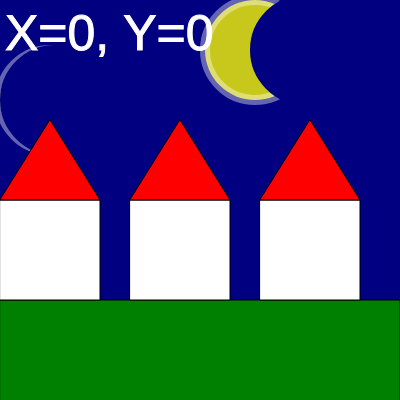
Frame 1 (no input)
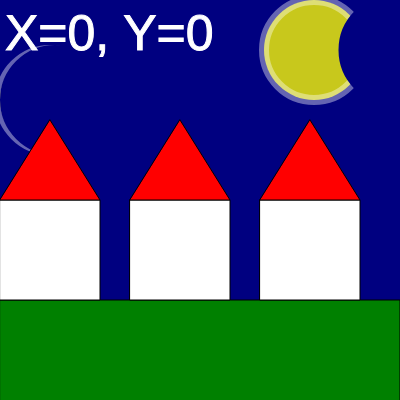
Frame 60 (no input)
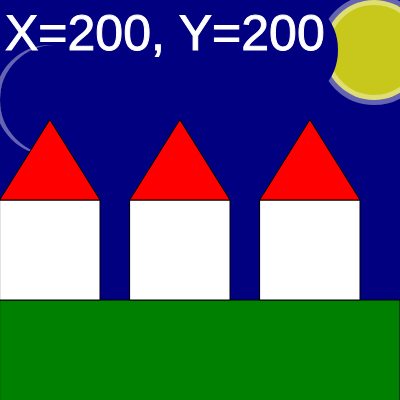
Frame 120 (the mouse pressed at the canvas centre since frame 60)

The p5.js sketch that drew these frames (run headless with seeded random() and noise() and a simulated clock; from frame 60 on, the mouse is pressed at the canvas centre):

// p5.js sketch
// ── sketch.js
let canvasXMax=400, canvasYMax=400;
let moonXpos=255;
let moonYpos=50;
let phase=50;
let diametro =100;

function setup() {
  createCanvas(canvasXMax, canvasYMax);
}

function draw() {
  background("navy");
  //moon
  colorMode(RGB);

  drawingMoon(moonXpos, moonYpos, 100, phase);
  // abbiamo disegnato la luna che si muove 
  // ora abbiamo un solo anchor point
  drawingMoon(50, 100, 100, 5);

  stroke(0);//black outline
  strokeWeight(1);//outline thickness
  fill("green");
  let y = 300;
  rect(0, y, canvasXMax, y);
  stroke(0);//black outline
  strokeWeight(1);//outline thickness
  let x_casa =0;
  let house_height = 100, house_width=100;
  for(let numero_case=0; numero_case<3; numero_case++){
    fill("white");
    rect(x_casa, y-house_height , house_width, house_height);
    fill("red");
    let roof_height=80;
    triangle(x_casa, y-house_height , x_casa+house_width, y-house_height, x_casa+(house_width/2), y-house_height-roof_height);
    x_casa += house_width+30;
  }
  //displays the x and y position of the mouse on the canvas
  stroke("white");
  strokeWeight(1);
  fill(255);//white text
  textSize(50)
  text(`X=${mouseX}, Y=${mouseY}`, 5, 50);
  moonXpos= (moonXpos+1)% canvasXMax;
  phase = phase+0.5;



  // if per far sì che la luna blu copra la luna gialla 
  if(phase > diametro){
    phase = -diametro;

  }
}


function drawingMoon(xMoon, yMoon, dMoon, phase){
  //codice che ci serve per disegnare la luna
  push();
  fill(255, 255, 0, 200);
  stroke(255, 255, 255, 100);
  strokeWeight(10); //large outline
  circle(xMoon, yMoon, dMoon);
  //overlappin circle
  translate(phase, 0)
  stroke("navy");
  fill("navy");
  circle(xMoon, yMoon,dMoon);
  pop()
}
// ── style.css
html, body {
  margin: 0;
  padding: 0;
  height: 100%;
  display: flex;
  justify-content: center;
  align-items: center;
}

h2 {
  position: absolute;
  top: 15px;
  left: 15px;
  margin: 0; /* Rimuove eventuali margini predefiniti */
}

canvas {
  display: block;
}
